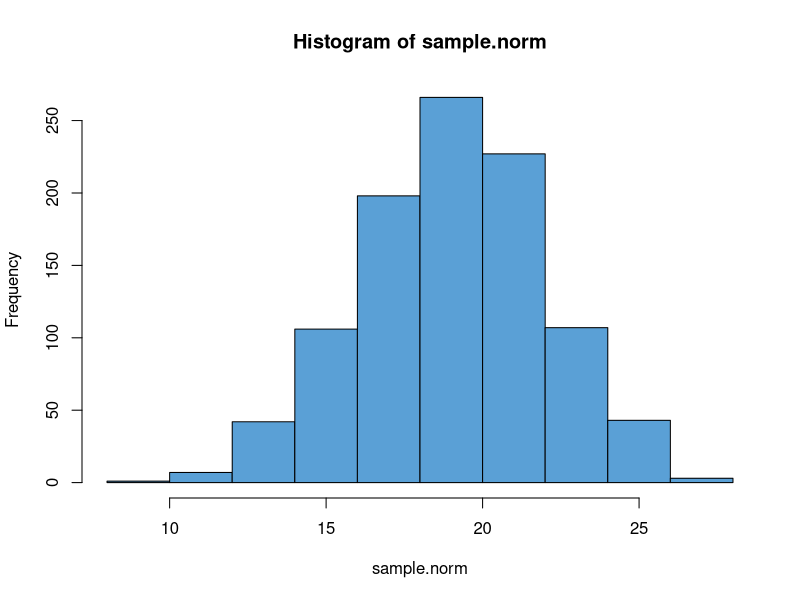

Recreate this plot in R. (Note: this script raises an error after producing the figure.)
sample.norm <- rnorm(1000, 19, 3)
hist(sample.norm,
     breaks = "Sturges",
     col = "#5AA0D6")
summary(sample.norm)
var(sample.norm)

sample.unif <- runif(n = 1000, max = 5, min = 17)
hist(sample.unif,
     breaks = "Sturges",
     col = "#EF8B6B")
summary(sample.norm)
var(sample.norm)